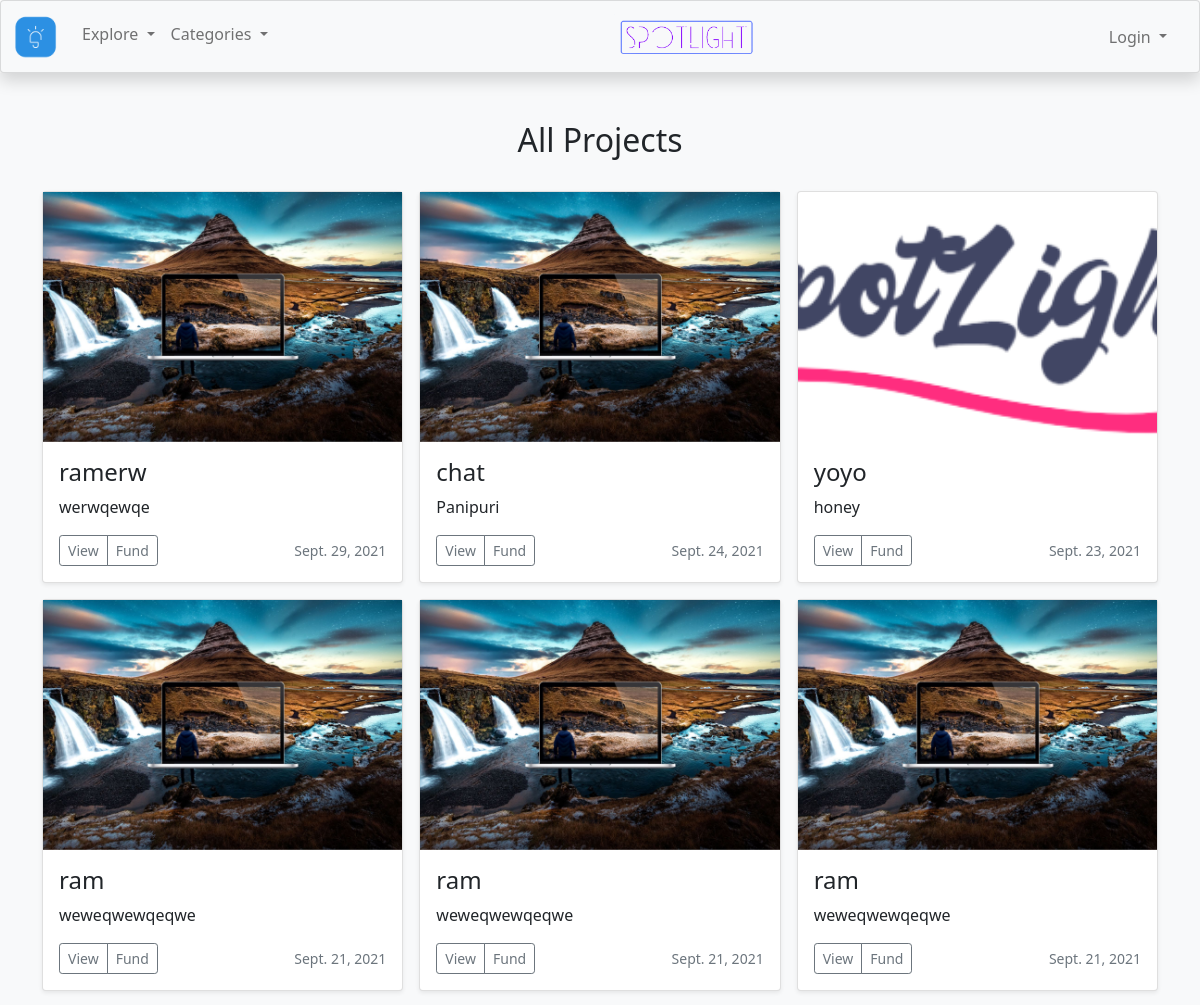
The page /creator/projects/ (upper part) on the database as committed earlier.
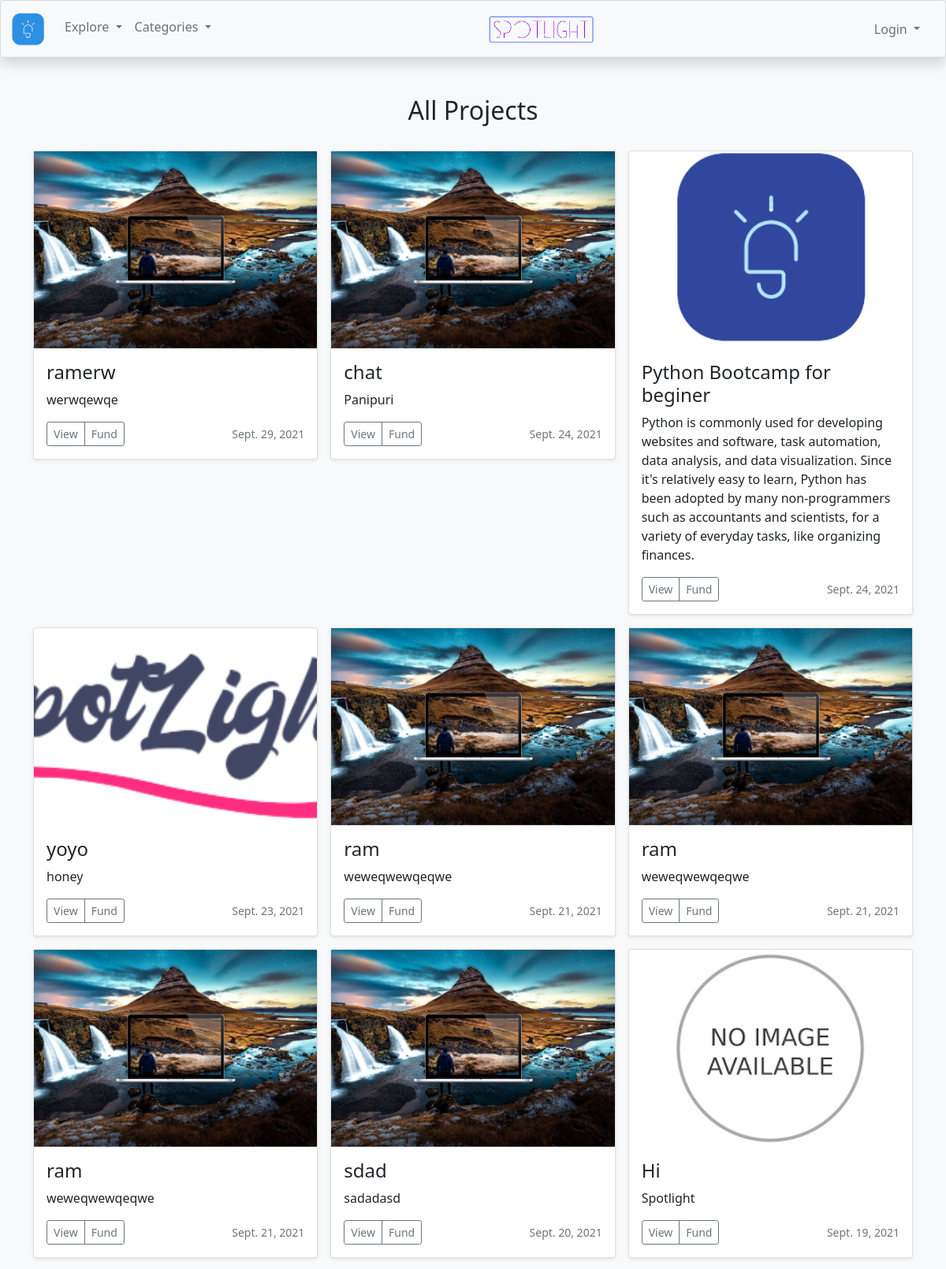
The same page on the database as committed later.
### creator/models.py (models this page shows)
class creator_Basic(models.Model):
    Author = models.CharField(max_length=25)
    title = models.CharField(max_length=25)
    category = models.CharField(max_length=100)
    reciepient = models.CharField(max_length=100)
    description = models.TextField()
    image = models.ImageField(upload_to='media/static/img')
    FundingGoal = models.IntegerField(default='0')
    pledgeAmount = models.IntegerField(default='0')
    TargetLaunchDate = models.DateField(default=now, blank=True)

### creator/views.py (the view)
# urls.py: path('projects/',views.Projects_view,name = "projects"),
def Projects_view(request):
    data = creator_Basic.objects.all().order_by('-TargetLaunchDate')
    return render(request, "view_all_projects.html", {"projects": data})

### templates/view_all_projects.html (shortened to what this page needs)
{% extends 'base.html' %}
{% block content %}
  <div class="album py-5 bg-light">
    <div class="container">
      <div class="row row-cols-12 row-cols-sm-12 row-cols-md-12 g-3 mb-4 text-center">
      <h2>All Projects</h2>
      </div>
      <div class="row row-cols-1 row-cols-sm-2 row-cols-md-3 g-3">
        {% for pr in projects %}
            <div class="col">
            <div class="card shadow-sm">
              <div class="overflow-hidden container center" style="height: 250px; display: flex; justify-content: center;">
                {% if pr.image %}
                  <img src="{{pr.image.url}}" onerror="this.onerror=null;this.src='static/img/no image.png';">
                {% endif %}
                {% if not pr.image %}
                  <img src="static/img/no image.png">
                {% endif %}
              </div>
              <div class="card-body">
              <h4>{{pr.title}}</h4>
                <p class="card-text">{{pr.description}}</p>
                <div class="d-flex justify-content-between align-items-center">
                  <div class="btn-group">
                    <a href="/creator/project/{{pr.id}}" class="btn btn-sm btn-outline-secondary">
                      View
                    </a>
                    <a href="/investor/investor" class="btn btn-sm btn-outline-secondary">
                      Fund
                    </a>
                  </div>
                  <small class="text-muted">{{pr.TargetLaunchDate}}</small>
                </div>
              </div>
            </div>
          </div>
        {% endfor %}
      </div>
    </div>
  </div>
{% endblock %}

Rows that differ between the two databases and show on the page:
added creator_Basic: image (picture), title "Python Bootcamp for beginer", description "Python is commonly used for developing websites and software, task automation, data analysis, and data visualization. Since it's relatively easy to learn, Python has been adopted by many non-programmers such as accountants and scientists, for a variety of everyday tasks, like organizing finances.", TargetLaunchDate "Sept. 24, 2021"
now on this page (row unchanged): creator_Basic: image (picture), title "sdad", description "sadadasd", TargetLaunchDate "Sept. 20, 2021"
now on this page (row unchanged): creator_Basic: title "Hi", description "Spotlight", TargetLaunchDate "Sept. 19, 2021"
